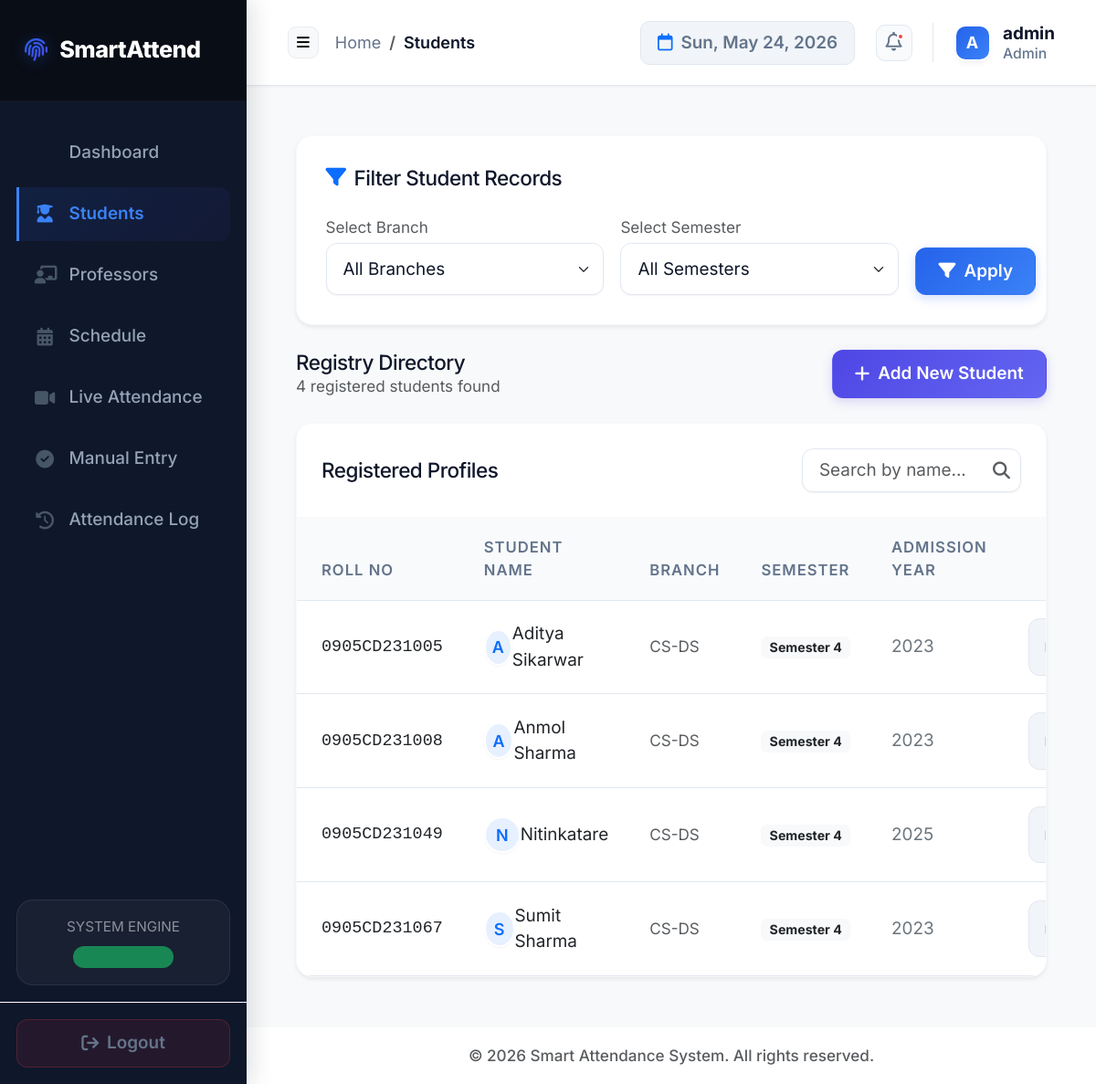
The page /students (signed in) on the database as committed earlier.
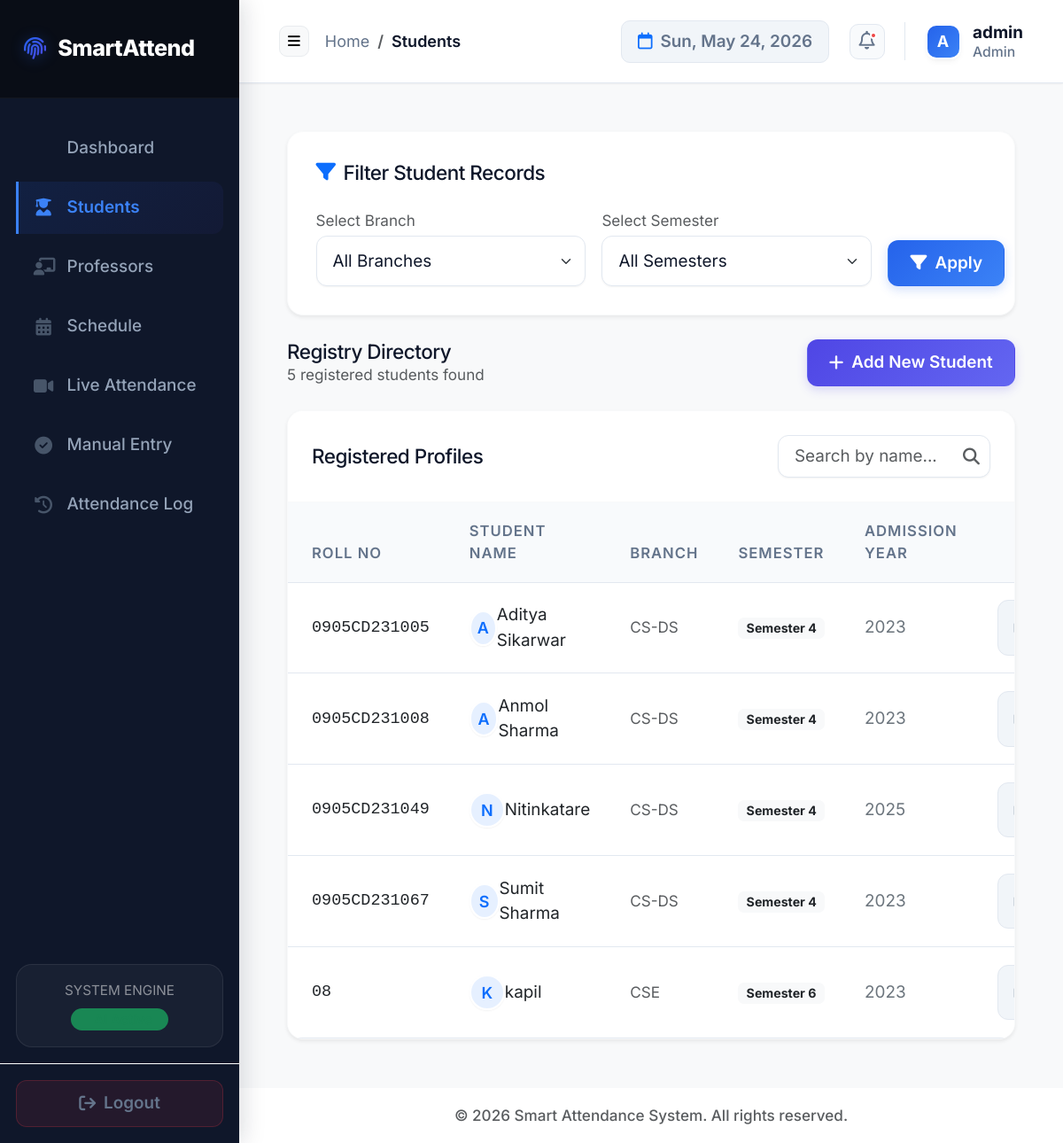
The same page on the database as committed later.
### tables this page shows
CREATE TABLE students (
        roll_no TEXT PRIMARY KEY,
        name TEXT NOT NULL,
        branch TEXT,
        semester INTEGER,
        admission_year INTEGER,
        subject TEXT,
        face_encoding BLOB
    , gender TEXT, age INTEGER);

### app/students/routes.py (the view)
@students_bp.route('/students')
@login_required
@role_required(roles=['admin'])
def view_students():
    conn = db_connect()
    filter_branch = request.args.get('branch')
    filter_semester = request.args.get('semester')
    students_query = "SELECT roll_no, name, branch, semester, admission_year FROM students WHERE 1=1"
    student_query_params = []
    if filter_branch and filter_branch != 'all':
        students_query += " AND branch = ?"
        student_query_params.append(filter_branch)
    if filter_semester and filter_semester != 'all':
        students_query += " AND semester = ?"
        student_query_params.append(filter_semester)
    students_query += " ORDER BY name"
    students_list = conn.execute(students_query, student_query_params).fetchall()
    available_branches = get_distinct_from_db('branch', 'students')
    available_semesters = get_distinct_from_db('semester', 'students')
    conn.close()
    return render_template('students/students.html',
                           students=students_list,
                           available_branches=available_branches,
                           available_semesters=available_semesters,
                           selected_branch=filter_branch,
                           selected_semester=filter_semester)

### app/auth/routes.py (called while the page is built, shortened)
def login_required(f):
    @wraps(f)
    def decorated_function(*args, **kwargs):
        if 'logged_in' not in session or not session['logged_in']:
            flash('Please log in to access this page.', 'warning')
            return redirect(url_for('auth.login'))
        return f(*args, **kwargs)
    return decorated_function

def role_required(roles):
    def decorator(f):
        @wraps(f)
        def decorated_function(*args, **kwargs):
            if 'logged_in' not in session or not session['logged_in']:
                flash('Please log in to access this page.', 'warning')
                return redirect(url_for('auth.login'))
            return f(*args, **kwargs)
        return decorated_function
    return decorator

### app/extensions.py (called while the page is built)
def db_connect():
    conn = sqlite3.connect(config.DB_FILE, timeout=10)
    conn.row_factory = sqlite3.Row
    return conn

def close_connection(exception):
    db = getattr(g, '_database', None)
    if db is not None:
        db.close()

### app/templates/students/students.html (shortened to what the changed rows need)
{% extends "layout.html" %}
{% block content %}
<div class="container-fluid px-0">
    <div class="d-flex justify-content-between align-items-center mb-4">
        <div>
            <h4 class="h5 mb-0 font-weight-bold">Registry Directory</h4>
            <p class="text-muted small mb-0">{{ students|length if students else 0 }} registered students found</p>
        </div>
    </div>
    <div class="saas-card p-0 overflow-hidden shadow-sm border border-light" style="border-radius: 18px;">
        <div class="table-responsive">
            {% if students %}
            <table class="table saas-table table-hover align-middle mb-0" id="studentsTable">
                <thead>
                    <tr>
                        <th style="padding-left: 1.5rem;">Roll No</th>
                        <th>Student Name</th>
                        <th>Branch</th>
                        <th>Semester</th>
                        <th>Admission Year</th>
                        <th class="text-end" style="padding-right: 1.5rem;">Actions</th>
                    </tr>
                </thead>
                <tbody>
                    {% for student in students %}
                    <tr class="student-row">
                        <td class="font-monospace text-dark font-weight-bold" style="padding-left: 1.5rem; font-size: 1.025rem;">{{ student.roll_no }}</td>
                        <td>
                            <div class="d-flex align-items-center gap-2.5">
                                <div class="avatar-initials bg-primary bg-opacity-10 text-primary rounded-circle d-flex align-items-center justify-content-center" style="width: 40px; height: 40px; font-size: 1rem; font-weight: 600;">
                                    {{ student.name[0]|upper if student.name else 'S' }}
                                </div>
                                <span class="font-weight-bold text-dark student-name-cell">{{ student.name }}</span>
                            </div>
                        </td>
                        <td><span class="text-uppercase font-weight-bold text-muted" style="font-size: 0.95rem;">{{ student.branch }}</span></td>
                        <td><span class="badge bg-light text-dark font-weight-semibold">Semester {{ student.semester }}</span></td>
                        <td><span class="text-secondary">{{ student.admission_year }}</span></td>
                        <td class="text-end" style="padding-right: 1.5rem;">
                            <div class="d-inline-flex gap-2">
                                <a href="{{ url_for('students.edit_student', roll_no=student.roll_no) }}" class="btn btn-saas btn-saas-secondary btn-sm py-1.5 px-3" style="font-size: 0.95rem;">
                                </a>
                            </div>
                        </td>
                    </tr>
                    {% endfor %}
                </tbody>
            </table>
            {% endif %}
        </div>
    </div>
</div>
{% endblock %}

Rows that differ between the two databases and show on the page:
added students: roll_no "08", name "K", name "kapil", branch "CSE", semester "6", admission_year "2023"
Other text that changed with them:
{{ students|length if students else 0 }}: "4" → "5"
